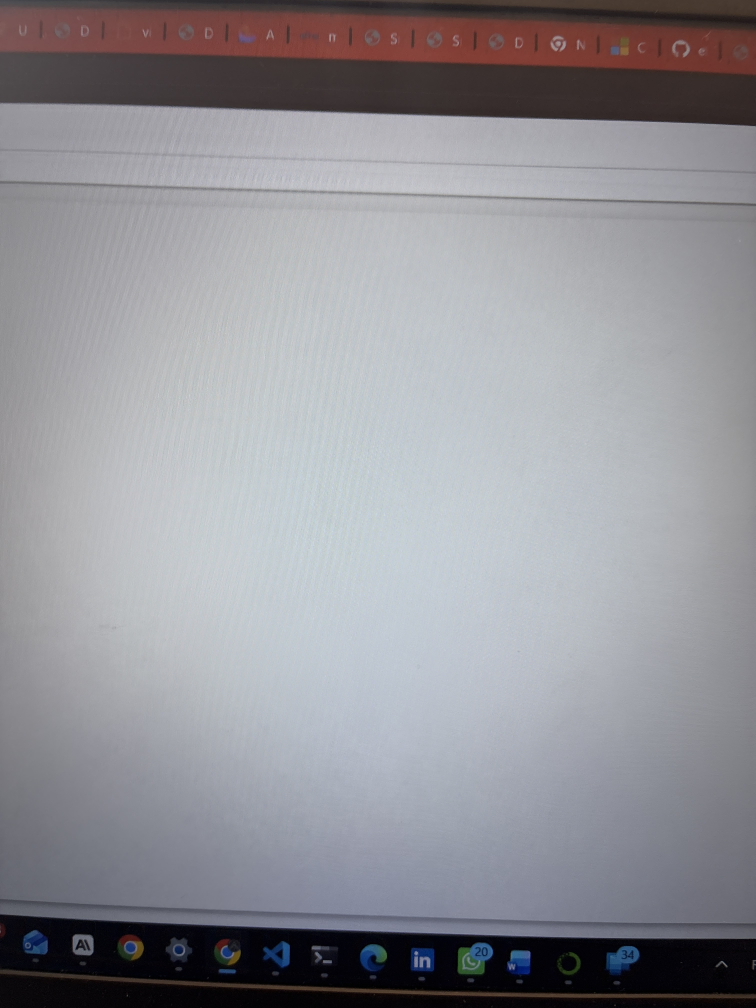
#> input picture Visio/uploads/BIN-0004_20260623_134806.jpg, 3024 x 4032 px (shown at 1/4 size)
$ python vision.py uploads/BIN-0004_20260623_134806.jpg   (older library calls are emulated)
#> lines starting #> are read from the running program, lines starting #| are printed output that depends on the picture; after the words box and inside, x2 and y2 are one past the last pixel; in counts of white or black regions, pixels touching at a corner belong together
### Visio/database.py
"""
Gestion de la base de données SQLite pour la plateforme de traitement des déchets.

Deux tables :
  - poubelles    : la liste des poubelles déployées (ID du QR + localisation pré-enregistrée)
  - signalements : chaque photo envoyée par un citoyen, avec :
        * son évaluation citoyenne (niveau perçu par la personne)
        * les caractéristiques extraites de l'image (Point 3)
        * le verdict de l'IA / règles (Point 4)
        * le statut final retenu
"""

import os
import sqlite3
from datetime import datetime
import hashlib

DB_NAME = "smartwaste.db"

# Les deux niveaux de remplissage autorisés (binaire, conforme au cahier des charges).
LABELS_VALIDES = ("vide", "pleine")
# Valeur numérique pour pouvoir comparer / voter.
LABEL_VERS_NIVEAU = {"vide": 0, "pleine": 1}
NIVEAU_VERS_LABEL = {0: "vide", 1: "pleine"}
# Libellés lisibles pour l'affichage
LABEL_AFFICHAGE = {"vide": "Vide", "pleine": "Pleine"}


def get_connection():
    """Ouvre une connexion à la base. row_factory permet d'accéder aux colonnes par nom."""
    conn = sqlite3.connect(DB_NAME)
    conn.row_factory = sqlite3.Row
    return conn


# [120 lines left out: function init_db, not called in this run]


# Seuils par défaut (valeurs de départ, à calibrer ensuite).
SEUILS_PAR_DEFAUT = {
    "seuil_contours_bas": 0.04,
    "seuil_contours_haut": 0.09,
    "seuil_texture_bas": 100.0,
    "seuil_texture_haut": 400.0,
    "seuil_flou": 60.0,
    "luminosite_min": 35.0,
    "luminosite_max": 225.0,
    "seuil_uniforme_contraste": 12.0,
    "seuil_uniforme_contours": 0.008,
    "dimension_min": 150,
}


# [62 lines left out: functions _inserer_seuils_par_defaut, hash_mot_de_passe, creer_compte, verifier_compte, not called in this run]

def get_seuils():
    """Retourne les seuils actuels sous forme de dict."""
    conn = get_connection()
    row = conn.execute("SELECT * FROM config_seuils WHERE id = 1").fetchone()
    conn.close()
    if row is None:
        return dict(SEUILS_PAR_DEFAUT)
    d = dict(row)
    d.pop("id", None)
    return d


# [12 lines left out: function maj_seuils, not called in this run]


def reinitialiser_seuils():
    """Remet les seuils à leurs valeurs par défaut."""
    maj_seuils(dict(SEUILS_PAR_DEFAUT))


# ---------- Règles libres configurables ----------

CARACTERISTIQUES_REGLES = (
    "densite_contours", "texture", "contraste",
    "luminosite_moyenne", "taille_fichier",
    # Critères de débordement (déchets au sol)
    "densite_contours_bas", "taches_claires_bas", "diversite_couleurs",
)
OPERATEURS_REGLES = (">", "<", ">=", "<=")


# [495 lines left out: functions lister_regles, ajouter_regle, supprimer_regle, basculer_regle, importer_images_jeu_test, lister_jeu_test and 25 more, not called in this run]


# ---------- Limitation de débit (anti-spam) ----------

# Paramètres : max 3 uploads par 20 minutes pour un même couple (IP + poubelle).
LIMITE_UPLOADS = 3
FENETRE_MINUTES = 20


# [60 lines left out: functions enregistrer_tentative, verifier_limite, nettoyer_vieilles_tentatives, not called in this run]


# [3 lines that do not run on import are left out]

### Visio/vision.py
"""
vision.py — Cœur "traitement d'image" du projet.

POINT 3 : extraire des caractéristiques simples d'une photo de poubelle.
POINT 4 : appliquer des RÈGLES CONDITIONNELLES (pas de machine learning)
          pour estimer le niveau de remplissage à partir de ces caractéristiques.

Idée générale :
  Une poubelle PLEINE contient des déchets en désordre -> beaucoup de contours,
  beaucoup de texture, un contraste élevé.
  Une poubelle VIDE montre une surface plus lisse et uniforme -> peu de contours,
  peu de texture.
On mesure donc surtout la "densité de contours" et la "texture", et on compare
à des seuils calibrés.
"""

import os
import json
import numpy as np
import cv2
from PIL import Image

from database import NIVEAU_VERS_LABEL


# =========================================================
# POINT 3 — EXTRACTION DES CARACTÉRISTIQUES
# =========================================================

# [19 lines left out: function compresser_image, not called in this run]


def extraire_caracteristiques(chemin_image):
    """
    Lit une image et renvoie un dictionnaire de caractéristiques simples.
    Toutes les valeurs sont des nombres, faciles à stocker et à comparer.
    """
#> called with chemin_image = 'uploads/BIN-0004_20260623_134806.jpg'
    image = cv2.imread(chemin_image)
#> image is the input picture: shape (4032, 3024, 3); mean B, G, R 151.1, 145.8, 146.2
    if image is None:
        raise ValueError(f"Impossible de lire l'image : {chemin_image}")

    hauteur, largeur = image.shape[:2]
#> hauteur = 4032; largeur = 3024
    gris = cv2.cvtColor(image, cv2.COLOR_BGR2GRAY)
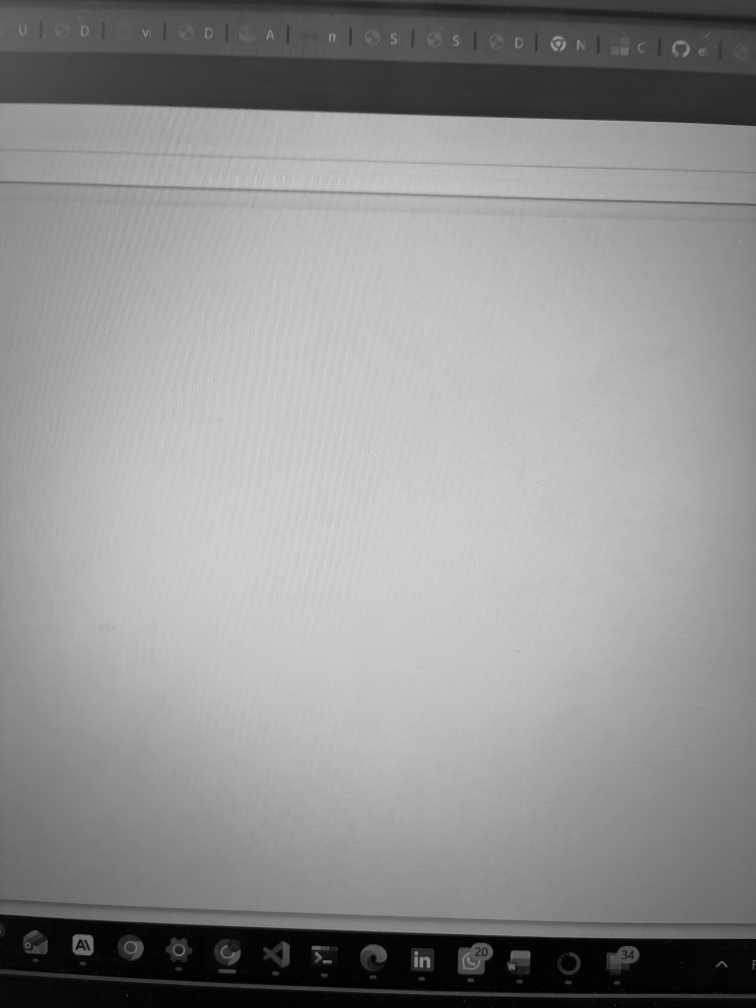
#> gris: shape (4032, 3024) (shown at 1/4 size); min 0, max 250, mean 146.5

    # --- Couleur moyenne (BGR -> on renvoie en RGB pour la lisibilité) ---
    moyenne_bgr = image.mean(axis=(0, 1))
#> moyenne_bgr = [151.1, 145.8, 146.2]
    couleur_moyenne_rgb = [
        round(float(moyenne_bgr[2]), 1),  # R
        round(float(moyenne_bgr[1]), 1),  # G
        round(float(moyenne_bgr[0]), 1),  # B
    ]
#> couleur_moyenne_rgb = [146.2, 145.8, 151.1]
    luminosite_moyenne = round(float(gris.mean()), 2)
#> luminosite_moyenne = 146.5

    # --- Contraste = écart-type des niveaux de gris ---
    contraste = round(float(gris.std()), 2)
#> contraste = 56.43

    # --- Densité de contours (Canny) ---
    # Proportion de pixels qui sont des bords. Plus c'est élevé, plus l'image
    # est "chargée" en détails -> indice d'une poubelle pleine.
    contours = cv2.Canny(gris, 100, 200)
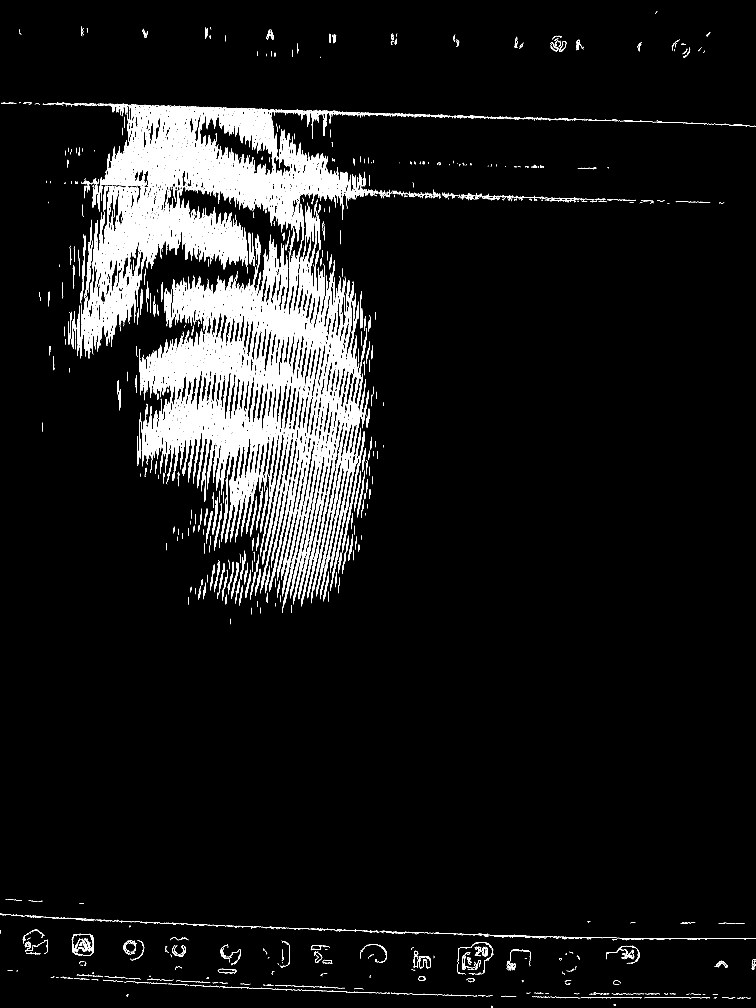
#> contours: shape (4032, 3024) (shown at 1/4 size); 4.2% white in thin lines or dots
    densite_contours = round(float(np.count_nonzero(contours) / contours.size), 4)
#> densite_contours = 0.0416

    # --- Texture = variance du Laplacien ---
    # Mesure la quantité de détails/netteté. Surface lisse (vide) -> faible.
    laplacien = cv2.Laplacian(gris, cv2.CV_64F)
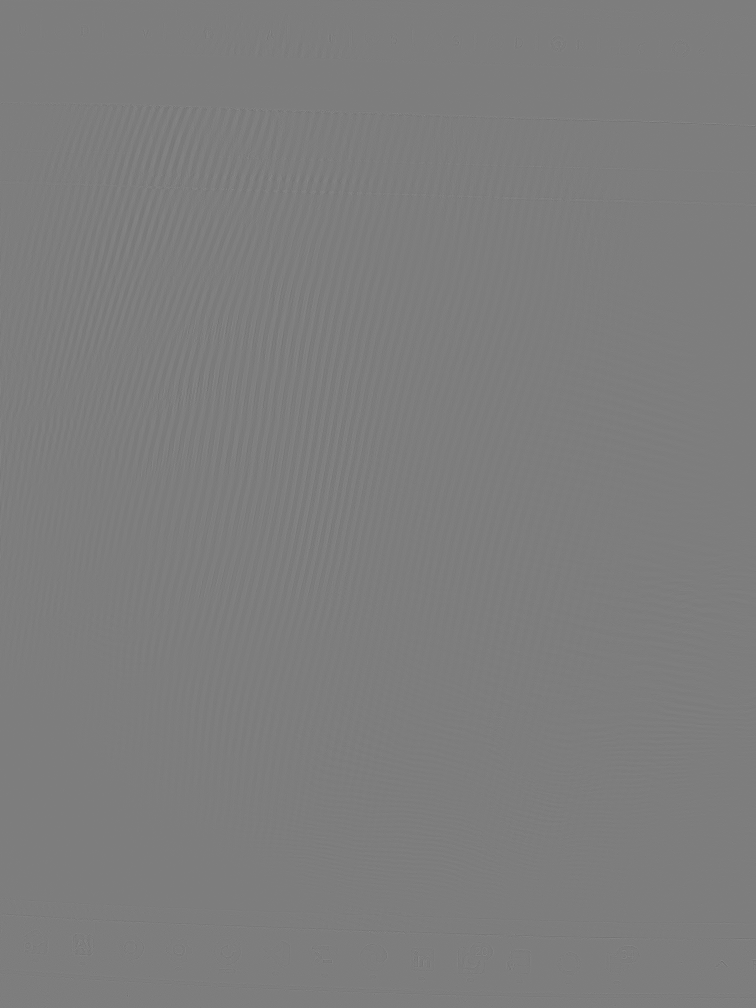
#> laplacien: shape (4032, 3024) float64 (shown at 1/4 size); min -219, max 225, mean 0; drawn with min black and max white
    texture = round(float(laplacien.var()), 2)
#> texture = 368.9

    # --- Taille du fichier (octets) ---
    taille_fichier = os.path.getsize(chemin_image)

    # --- Histogrammes (demandés par le cahier des charges) ---
    # On résume chaque histogramme en 8 "bins" (tranches) pour rester léger
    # et stockable, tout en gardant la forme de la distribution.
    def histogramme_8bins(canal):
        hist = cv2.calcHist([canal], [0], None, [8], [0, 256]).flatten()
        total = hist.sum()
        if total > 0:
            hist = (hist / total * 100).round(1)  # en pourcentage
        return hist.tolist()

    b, g, r = cv2.split(image)
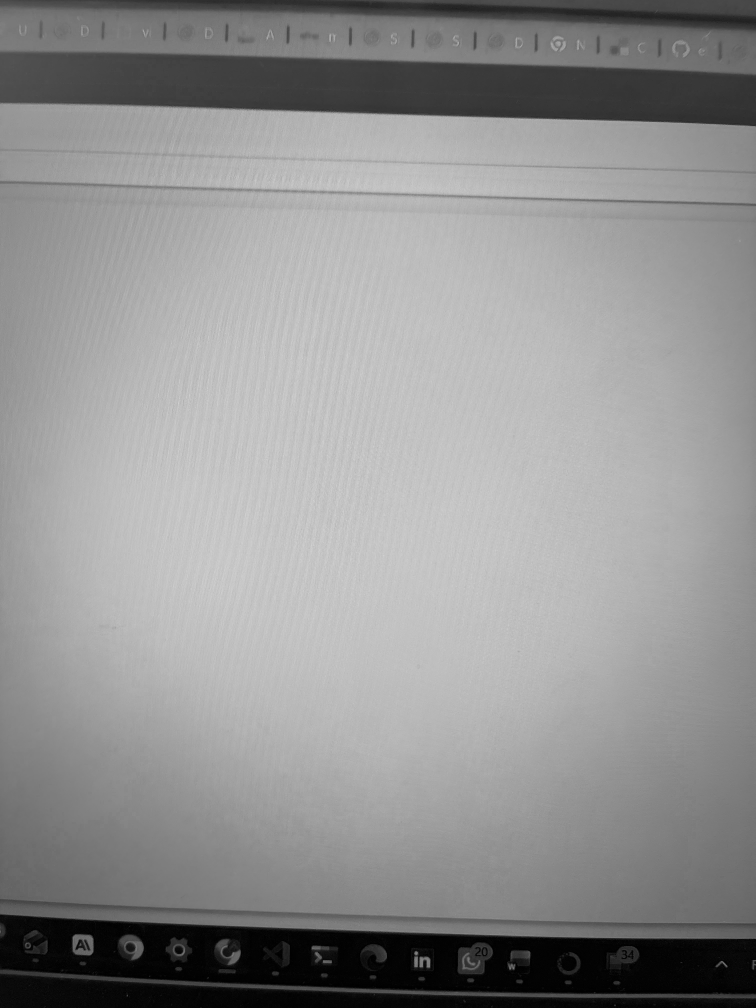
#> r: shape (4032, 3024) (shown at 1/4 size); min 0, max 248, mean 146.2
    hist_rouge = histogramme_8bins(r)
#> in histogramme_8bins, `hist = cv2.calcHist([canal], [0], None, [8], [0, 256]).flatten()`: hist = [809582, 598366, 425847, 1183151, 2819878, 4564872, 1762381, 28691]
#> in histogramme_8bins, `total = hist.sum()`: total = 12192768
#> in histogramme_8bins, `hist = (hist / total * 100).round(1)`: hist = [6.6, 4.9, 3.5, 9.7, 23.1, 37.4, 14.5, 0.2]
#> hist_rouge = [6.6, 4.9, 3.5, 9.7, 23.1, 37.4, 14.5, 0.2]
    hist_vert = histogramme_8bins(g)
#> hist_vert = [6.6, 8.4, 4.1, 5.7, 22, 32, 20.8, 0.4]
    hist_bleu = histogramme_8bins(b)
#> hist_bleu = [6.5, 9, 3, 3.3, 19.4, 31.5, 26, 1.2]
    hist_luminance = histogramme_8bins(gris)
#> hist_luminance = [6.5, 6.4, 6, 5.6, 22, 33.2, 19.9, 0.4]

    # --- Critères de DÉBORDEMENT (sans ML) ---
    # Idée : une poubelle qui déborde laisse des déchets éparpillés AU SOL,
    # surtout visible dans le bas de l'image. On mesure trois indices.

    # 1) Densité de contours dans le tiers INFÉRIEUR (la zone du sol).
    #    Beaucoup de contours en bas = déchets au sol = débordement probable.
    debut_bas = int(hauteur * 2 / 3)
#> debut_bas = 2688
    contours_bas_zone = cv2.Canny(gris[debut_bas:, :], 100, 200)
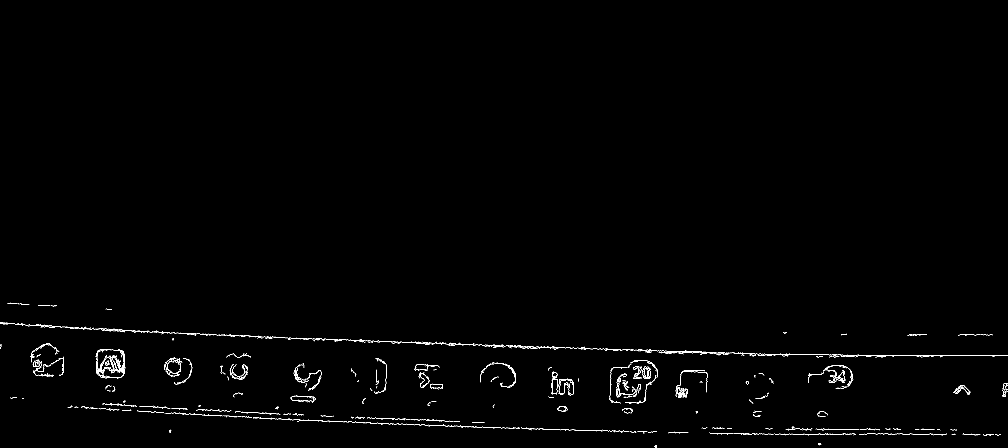
#> contours_bas_zone: shape (1344, 3024) (shown at 1/3 size); 0.52% white in thin lines or dots, all inside (x1, y1, x2, y2) = (0, 908, 3024, 1343)
    densite_contours_bas = round(
        float(np.count_nonzero(contours_bas_zone) / max(contours_bas_zone.size, 1)), 4
    )
#> densite_contours_bas = 0.0052

    # 2) Diversité des couleurs : nombre de teintes distinctes significatives.
    #    Une scène propre a peu de couleurs ; des déchets multicolores en ajoutent.
    #    On quantifie la teinte (canal H du HSV) en 16 paliers et on compte
    #    combien de paliers représentent chacun au moins 2% des pixels.
    hsv = cv2.cvtColor(image, cv2.COLOR_BGR2HSV)
#> hsv: shape (4032, 3024, 3); mean H, S, V 103.8, 32.1, 154.6
    teinte = hsv[:, :, 0]
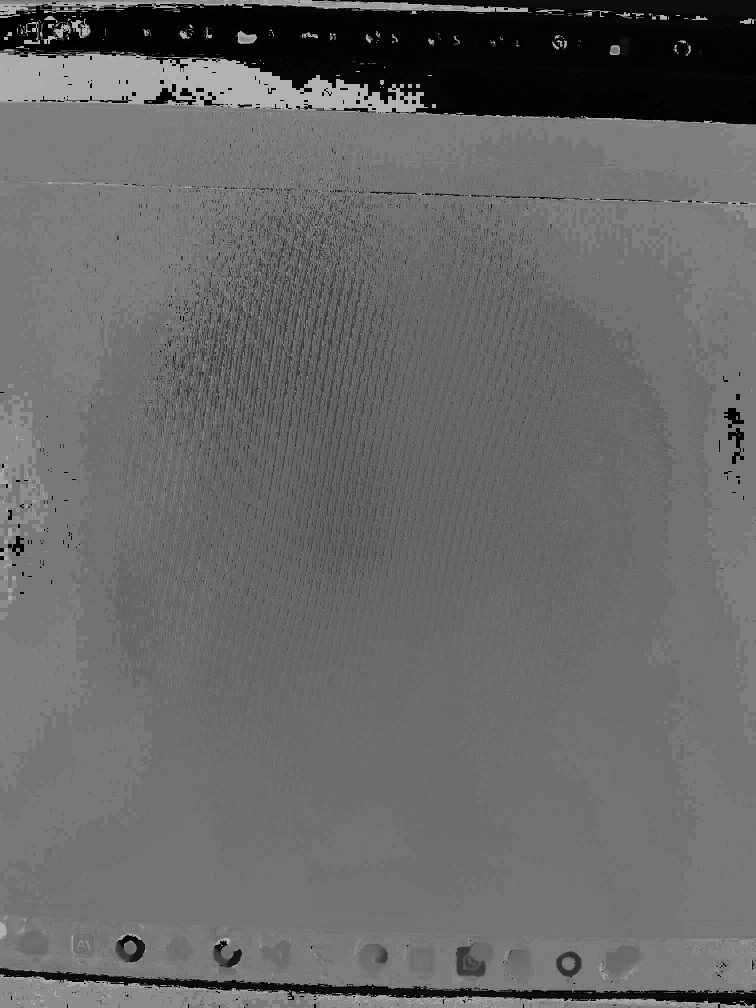
#> teinte: shape (4032, 3024) (shown at 1/4 size); min 0, max 179, mean 103.8
    hist_teinte = cv2.calcHist([teinte], [0], None, [16], [0, 180]).flatten()
#> hist_teinte = [1116430, 92128, 25793, 21613, 35155, 30883, 69304, 152309, 915778, 3304714, 4044415, 1743861, 233494, 26253, 48164, 332474]
    hist_teinte = hist_teinte / max(hist_teinte.sum(), 1)
#> hist_teinte = [0.0916, 0.00756, 0.00212, 0.00177, 0.00288, 0.00253, 0.00568, 0.0125, 0.0751, 0.271, 0.332, 0.143, 0.0192, 0.00215, 0.00395, 0.0273]
    diversite_couleurs = int(np.count_nonzero(hist_teinte >= 0.02))
#> diversite_couleurs = 6

    # 3) Taches claires sur fond sombre : proportion de pixels très clairs
    #    dans le bas de l'image (sacs, papiers, emballages qui ressortent au sol).
    bas_gris = gris[debut_bas:, :]
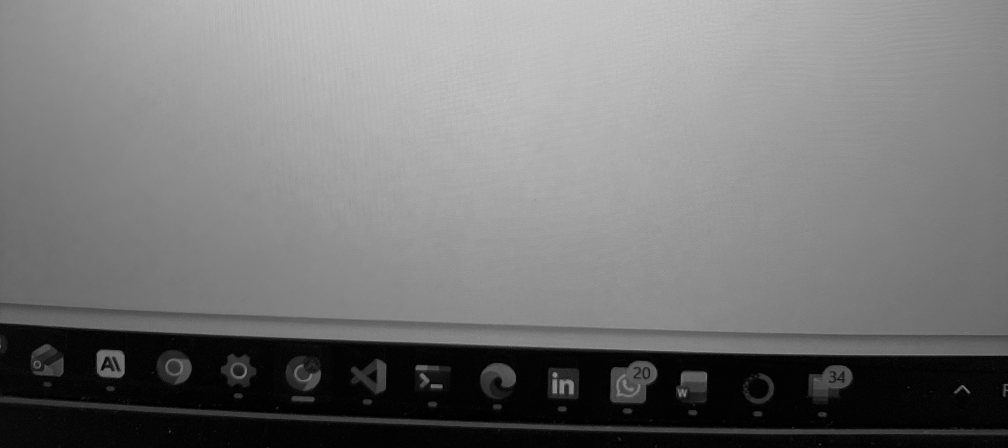
#> bas_gris: shape (1344, 3024) (shown at 1/3 size); min 0, max 214, mean 117.8
    seuil_clair = 180  # niveau de gris au-delà duquel on considère "clair"
    taches_claires_bas = round(
        float(np.count_nonzero(bas_gris > seuil_clair) / max(bas_gris.size, 1)), 4
    )
#> taches_claires_bas = 0.104

    return {
        "largeur": largeur,
        "hauteur": hauteur,
        "taille_fichier": taille_fichier,
        "couleur_moyenne_rgb": couleur_moyenne_rgb,
        "luminosite_moyenne": luminosite_moyenne,
        "contraste": contraste,
        "densite_contours": densite_contours,
        "texture": texture,
        "histogramme_rouge": hist_rouge,
        "histogramme_vert": hist_vert,
        "histogramme_bleu": hist_bleu,
        "histogramme_luminance": hist_luminance,
        # Nouveaux critères de débordement
        "densite_contours_bas": densite_contours_bas,
        "diversite_couleurs": diversite_couleurs,
        "taches_claires_bas": taches_claires_bas,
    }


# =========================================================
# CONTRÔLE DE CONFORMITÉ (sans ML)
# =========================================================
# On rejette les photos inexploitables AVANT d'analyser le niveau.
# Remarque honnête : "est-ce vraiment une poubelle ?" relèverait de la
# reconnaissance d'objet (deep learning), hors périmètre. On se limite donc
# à des règles de QUALITÉ + on s'appuie sur le contexte du QR code (le citoyen
# a forcément scanné une poubelle précise).

# Seuils de conformité par défaut (utilisés en secours si la base est indisponible).
# Les vraies valeurs sont lues dans la table config_seuils (modifiables via l'admin).
SEUIL_FLOU = 60.0
LUMINOSITE_MIN = 35
LUMINOSITE_MAX = 225
SEUIL_UNIFORME_CONTRASTE = 12.0
SEUIL_UNIFORME_CONTOURS = 0.008
DIMENSION_MIN = 150


# [39 lines left out: function verifier_conformite, not called in this run]


# =========================================================
# POINT 4 — RÈGLES CONDITIONNELLES (sans ML)
# =========================================================

# Seuils par défaut (secours). Les vraies valeurs viennent de la base (config_seuils).
SEUIL_CONTOURS_BAS = 0.04
SEUIL_CONTOURS_HAUT = 0.09
SEUIL_TEXTURE_BAS = 100.0
SEUIL_TEXTURE_HAUT = 400.0


# [75 lines left out: functions _appliquer_regles_libres, classifier_par_regles, not called in this run]


def analyser_image(chemin_image):
    """
    Pipeline complet pour une photo :
      1) extrait les caractéristiques (Point 3)
      2) vérifie la conformité (qualité de la photo)
      3) si conforme, applique les règles de niveau (Point 4)

    Renvoie un dict :
      {
        "features": {...},
        "conforme": bool,
        "raison_rejet": str|None,   # rempli seulement si non conforme
        "verdict": str|None,        # vide/a_moitie/pleine, seulement si conforme
        "explication": str|None,
      }
    """
    features = extraire_caracteristiques(chemin_image)
#> features = 15 items

    # On charge les seuils une seule fois (configurables via l'admin).
    from database import get_seuils
    seuils = get_seuils()

    conforme, raison = verifier_conformite(features, seuils)

    if not conforme:
        return {
            "features": features,
            "conforme": False,
            "raison_rejet": raison,
            "verdict": None,
            "explication": None,
        }

    verdict, explication = classifier_par_regles(features, seuils)
    return {
        "features": features,
        "conforme": True,
        "raison_rejet": None,
        "verdict": verdict,
        "explication": explication,
    }


# [9 lines left out: function comparer_citoyen_ia, not called in this run]


if __name__ == "__main__":
    # Petit test manuel : python vision.py chemin/vers/image.jpg
    import sys
    if len(sys.argv) > 1:
        chemin = sys.argv[1]
#> (the run stopped early here; a loop or call above may not have finished)
